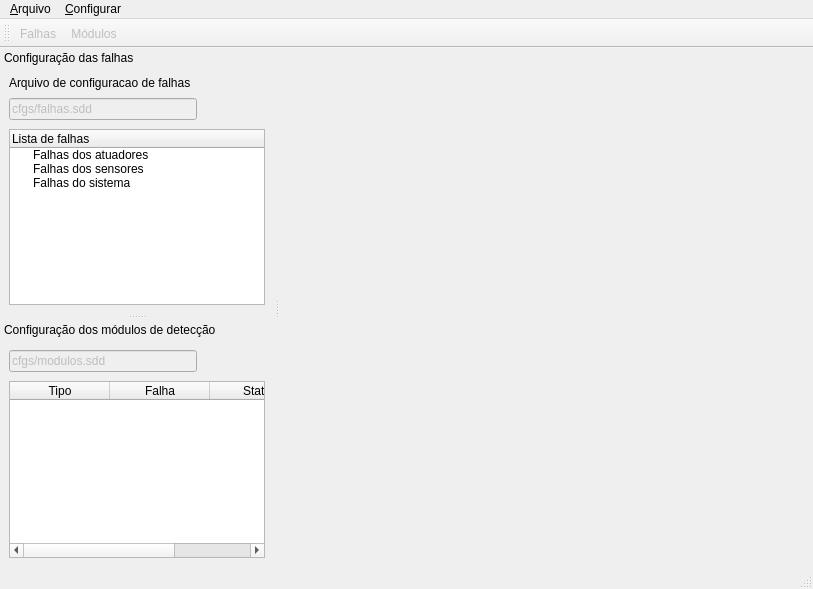
<?xml version="1.0" encoding="UTF-8"?>
<ui version="4.0">
 <class>JanelaPrincipal</class>
 <widget class="QMainWindow" name="JanelaPrincipal">
  <property name="geometry">
   <rect>
    <x>0</x>
    <y>0</y>
    <width>813</width>
    <height>589</height>
   </rect>
  </property>
  <property name="windowTitle">
   <string>Simddef - Sistema de detecção e diagnóstico de falhas</string>
  </property>
  <property name="windowIcon">
   <iconset resource="../imgs/imgs.qrc">
    <normaloff>:/imgs/falhas.png</normaloff>:/imgs/falhas.png</iconset>
  </property>
  <widget class="QWidget" name="widget_central">
   <layout class="QGridLayout" name="gridLayout_2">
    <item row="0" column="0">
     <widget class="JanelaInterna" name="janela_interna" native="true"/>
    </item>
   </layout>
  </widget>
  <widget class="QMenuBar" name="barra_menu">
   <property name="geometry">
    <rect>
     <x>0</x>
     <y>0</y>
     <width>813</width>
     <height>22</height>
    </rect>
   </property>
   <widget class="QMenu" name="menu_Arquivo">
    <property name="title">
     <string>&amp;Arquivo</string>
    </property>
    <addaction name="acao_sair"/>
   </widget>
   <widget class="QMenu" name="menu_Configurar">
    <property name="title">
     <string>&amp;Configurar</string>
    </property>
    <addaction name="acao_cfg_falhas"/>
    <addaction name="acao_cfg_modulos"/>
   </widget>
   <addaction name="menu_Arquivo"/>
   <addaction name="menu_Configurar"/>
  </widget>
  <widget class="QStatusBar" name="barra_status"/>
  <widget class="QToolBar" name="barra_ferramentas">
   <property name="windowTitle">
    <string>Barra de ferramentas</string>
   </property>
   <property name="iconSize">
    <size>
     <width>20</width>
     <height>20</height>
    </size>
   </property>
   <attribute name="toolBarArea">
    <enum>TopToolBarArea</enum>
   </attribute>
   <attribute name="toolBarBreak">
    <bool>false</bool>
   </attribute>
   <addaction name="acao_cfg_falhas"/>
   <addaction name="acao_cfg_modulos"/>
  </widget>
  <widget class="QDockWidget" name="dock_falhas">
   <property name="minimumSize">
    <size>
     <width>250</width>
     <height>183</height>
    </size>
   </property>
   <property name="features">
    <set>QDockWidget::DockWidgetMovable</set>
   </property>
   <property name="allowedAreas">
    <set>Qt::LeftDockWidgetArea</set>
   </property>
   <property name="windowTitle">
    <string>Configuração das falhas</string>
   </property>
   <attribute name="dockWidgetArea">
    <number>1</number>
   </attribute>
   <widget class="QWidget" name="dockWidgetContents">
    <layout class="QGridLayout" name="gridLayout">
     <item row="0" column="0">
      <widget class="QLabel" name="label">
       <property name="text">
        <string>Arquivo de configuracao de falhas</string>
       </property>
      </widget>
     </item>
     <item row="1" column="0">
      <layout class="QHBoxLayout" name="horizontalLayout_2">
       <item>
        <widget class="QLineEdit" name="end_arq_falhas">
         <property name="enabled">
          <bool>false</bool>
         </property>
         <property name="toolTip">
          <string>Endereço do arquivo de configuração de falhas</string>
         </property>
         <property name="text">
          <string>cfgs/falhas.sdd</string>
         </property>
        </widget>
       </item>
       <item>
        <widget class="QToolButton" name="botao_carregar_falhas">
         <property name="toolTip">
          <string>Abrir arquivo de configuração de falhas</string>
         </property>
         <property name="icon">
          <iconset resource="../imgs/imgs.qrc">
           <normaloff>:/imgs/abrir.png</normaloff>:/imgs/abrir.png</iconset>
         </property>
         <property name="iconSize">
          <size>
           <width>20</width>
           <height>20</height>
          </size>
         </property>
         <property name="autoRaise">
          <bool>true</bool>
         </property>
        </widget>
       </item>
       <item>
        <widget class="QToolButton" name="botao_recarregar_falhas">
         <property name="toolTip">
          <string>Recarregar arquivo de configuração de falhas</string>
         </property>
         <property name="icon">
          <iconset resource="../imgs/imgs.qrc">
           <normaloff>:/imgs/recarregar.png</normaloff>:/imgs/recarregar.png</iconset>
         </property>
         <property name="iconSize">
          <size>
           <width>20</width>
           <height>20</height>
          </size>
         </property>
         <property name="shortcut">
          <string>Ctrl+S, Ctrl+R</string>
         </property>
         <property name="autoRaise">
          <bool>true</bool>
         </property>
        </widget>
       </item>
      </layout>
     </item>
     <item row="2" column="0">
      <widget class="QTreeWidget" name="falhas">
       <property name="toolTip">
        <string>Lista de falhas cadastradas</string>
       </property>
       <column>
        <property name="text">
         <string>Lista de falhas</string>
        </property>
       </column>
       <item>
        <property name="text">
         <string>Falhas dos atuadores</string>
        </property>
       </item>
       <item>
        <property name="text">
         <string>Falhas dos sensores</string>
        </property>
       </item>
       <item>
        <property name="text">
         <string>Falhas do sistema</string>
        </property>
       </item>
      </widget>
     </item>
    </layout>
   </widget>
  </widget>
  <widget class="QDockWidget" name="dock_modulos">
   <property name="minimumSize">
    <size>
     <width>250</width>
     <height>163</height>
    </size>
   </property>
   <property name="features">
    <set>QDockWidget::DockWidgetMovable</set>
   </property>
   <property name="allowedAreas">
    <set>Qt::LeftDockWidgetArea</set>
   </property>
   <property name="windowTitle">
    <string>Configuração dos módulos de detecção</string>
   </property>
   <attribute name="dockWidgetArea">
    <number>1</number>
   </attribute>
   <widget class="QWidget" name="dockWidgetContents_2">
    <layout class="QGridLayout" name="gridLayout_3">
     <item row="1" column="0">
      <widget class="QTableWidget" name="modulos">
       <property name="toolTip">
        <string>Lista de módulos cadastrados. Para ativar um módulo, clique duas vezes.</string>
       </property>
       <property name="editTriggers">
        <set>QAbstractItemView::NoEditTriggers</set>
       </property>
       <property name="tabKeyNavigation">
        <bool>false</bool>
       </property>
       <property name="selectionMode">
        <enum>QAbstractItemView::SingleSelection</enum>
       </property>
       <property name="gridStyle">
        <enum>Qt::DotLine</enum>
       </property>
       <property name="sortingEnabled">
        <bool>true</bool>
       </property>
       <attribute name="verticalHeaderVisible">
        <bool>false</bool>
       </attribute>
       <column>
        <property name="text">
         <string>Tipo</string>
        </property>
       </column>
       <column>
        <property name="text">
         <string>Falha</string>
        </property>
       </column>
       <column>
        <property name="text">
         <string>Status</string>
        </property>
       </column>
      </widget>
     </item>
     <item row="0" column="0">
      <layout class="QHBoxLayout" name="horizontalLayout">
       <item>
        <widget class="QLineEdit" name="end_arq_modulos">
         <property name="enabled">
          <bool>false</bool>
         </property>
         <property name="toolTip">
          <string>Endereço do arquivo de configuração de módulos</string>
         </property>
         <property name="text">
          <string>cfgs/modulos.sdd</string>
         </property>
        </widget>
       </item>
       <item>
        <widget class="QToolButton" name="botao_carregar_modulos">
         <property name="enabled">
          <bool>false</bool>
         </property>
         <property name="toolTip">
          <string>Abrir arquivo de configuração de módulos</string>
         </property>
         <property name="icon">
          <iconset resource="../imgs/imgs.qrc">
           <normaloff>:/imgs/abrir.png</normaloff>:/imgs/abrir.png</iconset>
         </property>
         <property name="iconSize">
          <size>
           <width>20</width>
           <height>20</height>
          </size>
         </property>
         <property name="autoRaise">
          <bool>true</bool>
         </property>
        </widget>
       </item>
       <item>
        <widget class="QToolButton" name="botao_recarregar_modulos">
         <property name="enabled">
          <bool>true</bool>
         </property>
         <property name="toolTip">
          <string>Recarregar arquivo de configuração de módulos</string>
         </property>
         <property name="icon">
          <iconset resource="../imgs/imgs.qrc">
           <normaloff>:/imgs/recarregar.png</normaloff>:/imgs/recarregar.png</iconset>
         </property>
         <property name="iconSize">
          <size>
           <width>20</width>
           <height>20</height>
          </size>
         </property>
         <property name="shortcut">
          <string>Ctrl+S, Ctrl+R</string>
         </property>
         <property name="autoRaise">
          <bool>true</bool>
         </property>
        </widget>
       </item>
      </layout>
     </item>
    </layout>
   </widget>
  </widget>
  <action name="acao_cfg_falhas">
   <property name="enabled">
    <bool>false</bool>
   </property>
   <property name="icon">
    <iconset resource="../imgs/imgs.qrc">
     <normaloff>:/imgs/falhas.png</normaloff>:/imgs/falhas.png</iconset>
   </property>
   <property name="text">
    <string>Falhas</string>
   </property>
   <property name="toolTip">
    <string>Configurar falhas</string>
   </property>
   <property name="shortcut">
    <string>Ctrl+F</string>
   </property>
  </action>
  <action name="acao_cfg_modulos">
   <property name="enabled">
    <bool>false</bool>
   </property>
   <property name="icon">
    <iconset resource="../imgs/imgs.qrc">
     <normaloff>:/imgs/modulos_blocos.png</normaloff>:/imgs/modulos_blocos.png</iconset>
   </property>
   <property name="text">
    <string>Módulos</string>
   </property>
   <property name="toolTip">
    <string>Configurar módulos</string>
   </property>
   <property name="shortcut">
    <string>Ctrl+M</string>
   </property>
  </action>
  <action name="acao_sair">
   <property name="text">
    <string>Sair</string>
   </property>
   <property name="toolTip">
    <string>Encerrar a aplicação</string>
   </property>
   <property name="shortcut">
    <string>Ctrl+X</string>
   </property>
  </action>
 </widget>
 <customwidgets>
  <customwidget>
   <class>JanelaInterna</class>
   <extends>QWidget</extends>
   <header>../src/janela_interna.h</header>
   <container>1</container>
  </customwidget>
 </customwidgets>
 <tabstops>
  <tabstop>botao_carregar_falhas</tabstop>
  <tabstop>botao_carregar_modulos</tabstop>
  <tabstop>botao_recarregar_falhas</tabstop>
  <tabstop>botao_recarregar_modulos</tabstop>
  <tabstop>end_arq_falhas</tabstop>
  <tabstop>falhas</tabstop>
  <tabstop>end_arq_modulos</tabstop>
  <tabstop>modulos</tabstop>
 </tabstops>
 <resources>
  <include location="../imgs/imgs.qrc"/>
  <include location="../cfgs_rnas/rnas.qrc"/>
 </resources>
 <connections/>
</ui>
